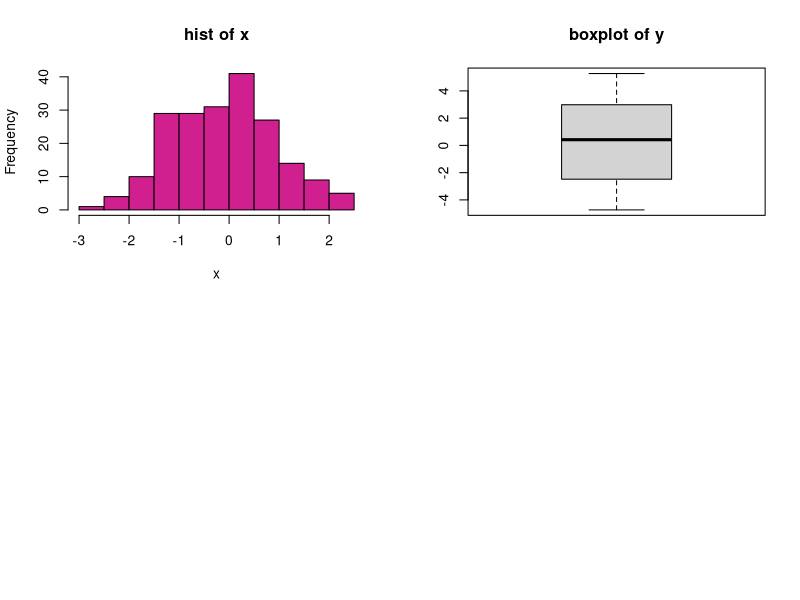

The R script that drew this image: (Note: this script raises an error after producing the figure.)
rm(list = ls());
n <- 200;
x <- rnorm(n, mean = 0, sd = 1);
err <- rnorm(n, mean = 0, sd = 1);
y <-  4*sin(x) + exp(-x^2) + 0.5*err;

# mad:　给定一个向量，先求出中位数，再求出原向量的每一个元素与该中位数的距离，从而得到一个新向量（元素全为大于零的数）。再求这个新向量的中位数。
array(c('min(x)', 'max(x)','mean(x)','median(x)', 'sd(x)', 'mad(x)', min(x), max(x), mean(x), median(x), sd(x), mad(x)), dim=c(6,2))
array(c('min(y)', 'max(y)','mean(y)','median(y)', 'sd(y)', 'mad(y)', min(y), max(y), mean(y), median(y), sd(y), mad(y)), dim=c(6,2))
par(mfrow=c(2,2))
hist(x, col='VioletRed', main='hist of x')
boxplot(y, main='boxplot of y')

# KNN regression
knnfit1 <- knn.reg(x, NULL, y, k = 1);
plot(x, y, xlab='x', ylab='y hat', main='knn regression')
points(x, knnfit1$pred, col='green', pch='-')

knnfit2 <- knn.reg(x, NULL, y, k = 2);
points(x, knnfit2$pred, col='yellow', pch='*')

knnfit3 <- knn.reg(x, NULL, y, k = 40);
points(x, knnfit3$pred, col='pink', pch='#')

knnfit4 <- knn.reg(x, NULL, y, k = n-1);
points(x, knnfit4$pred, col='blue', pch='.')

legend("topleft", c("k=1", "k=2", "k=40", "k=n"), pch=c('-', '*', '#', '.'), lwd=c(1,1, 1, 1), col=c("green", "yellow", "pink", "blue"), title='legend')

# Kernal density regression
h1 = 0.5*n^(-0.2);
h2 = 1*n^(-0.2);
h3 = 2*n^(-0.2);
h4 = 4*n^(-0.2);
h = c(h1, h2, h3, h4)
kerfit1 <- array(dim=c(4, n))
kerfit2 <- array(dim=c(4, n))
kerfit3 <- array(dim=c(4, n))
kerfit4 <- array(dim=c(4, n))

for (hi in h){
  for (i in (1:n)){
    u <- (x-x[i])/hi;
    wgt1 = 3/4*(1-u^2)*(abs(u)<=1); # epanechnikov是不连续的抛物线函数,即二阶多项式函数
    wgt2 = 15/16*(1-u^2)^2*(abs(u)<=1); # quartic 四阶多项式函数
    wgt3 = (2*pi)^(-0.5)*exp(-u^2/2);
    kerfit1[hi,i] = sum(y*wgt1)/sum(wgt1);
    kerfit2[hi,i] = sum(y*wgt2)/sum(wgt2);
    kerfit3[hi,i] = sum(y*wgt3)/sum(wgt3);
  }
}
# plot(density(x, kernel = c("epanechnikov"), n = n))
